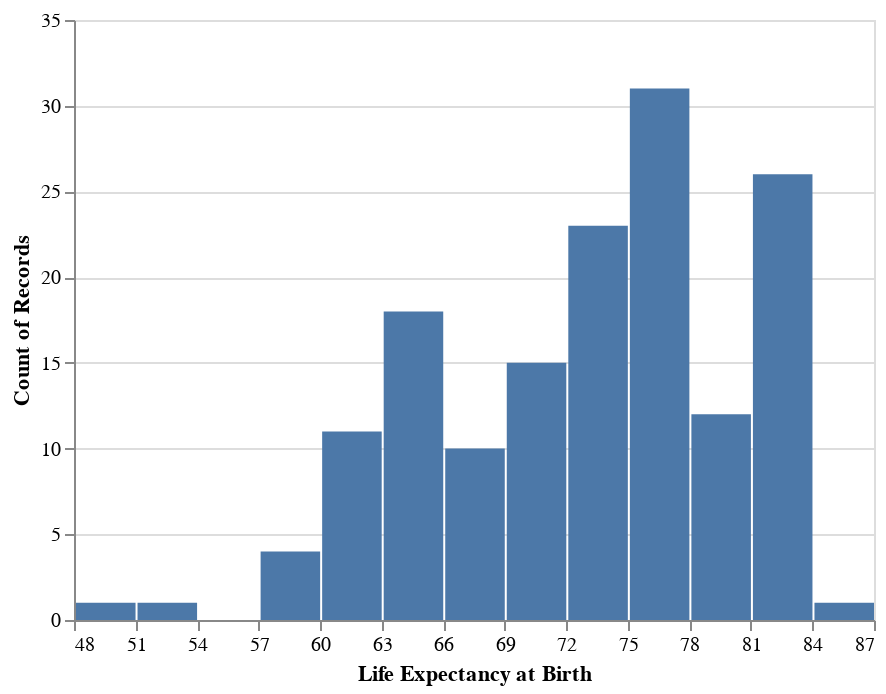

Notebook cell for this chart:
### Markdown cell above
<!-- BEGIN QUESTION -->

### Question 0a. Filter transform

Construct a histogram of life expectancies across the globe in 2019 using a filter transform as shown above to filter the appropriate rows of the dataset. Use a bin size of three (not two) years.

<!--
BEGIN QUESTION
name: q0_a
points: 1
manual: true
-->

### Code cell
# filter and plot
alt.Chart(data).transform_filter(
    alt.FieldEqualPredicate(field = 'Year', 
                            equal = 2019)
).mark_bar().encode(
    x = alt.X('Life Expectancy', 
              bin = alt.Bin(step = 3), 
              title = 'Life Expectancy at Birth'),
    y = 'count()'
)

### Figure 1 — Vega-Lite specification as saved in the notebook (floating-point values rounded to 4 significant figures; data arrays with more than 128 entries replaced by an {"elided": "..."} marker saying what was removed)
{"config": {"view": {"continuousWidth": 400, "continuousHeight": 300}}, "data": {"name": "data-0e0d0d97d058483070f29e26f6991581"}, "mark": "bar", "encoding": {"x": {"bin": {"step": 3}, "field": "Life Expectancy", "title": "Life Expectancy at Birth", "type": "quantitative"}, "y": {"aggregate": "count", "type": "quantitative"}}, "transform": [{"filter": {"equal": 2019, "field": "Year"}}], "$schema": "https://vega.github.io/schema/vega-lite/v4.17.0.json", "datasets": {"data-0e0d0d97d058483070f29e26f6991581": {"elided": "620 records"}}}
